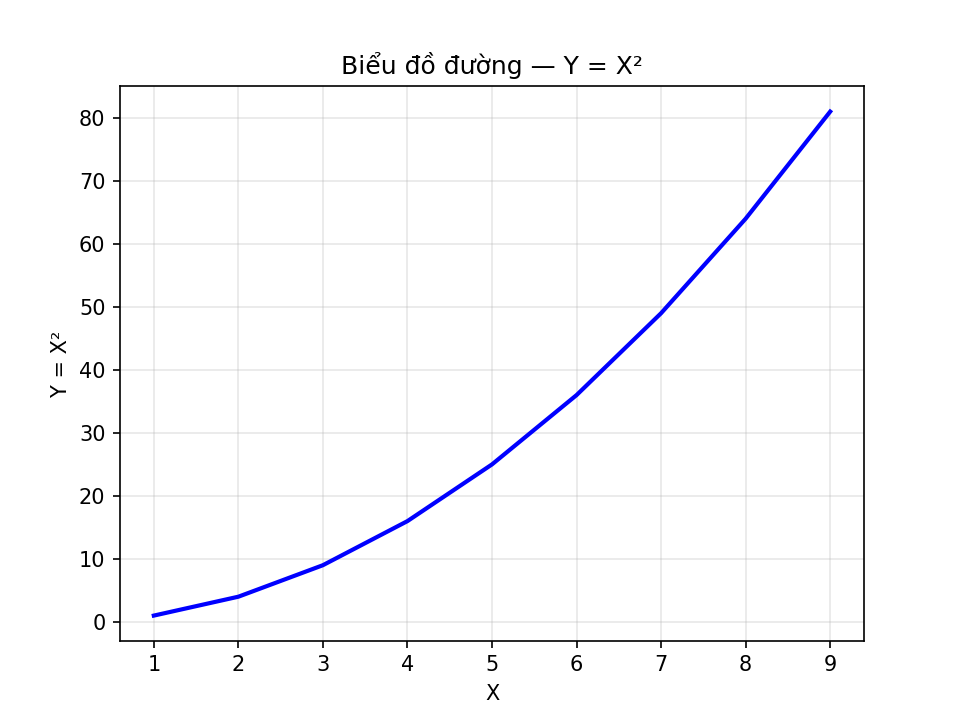

Here is the Python script that generated this plot:
import matplotlib
matplotlib.use('Agg')  # Backend headless cho QEMU
import matplotlib.pyplot as plt

# Dữ liệu x, y
data = {
    "x": list(range(1, 10)),
    "y": [i**2 for i in range(1, 10)]
}

# Vẽ biểu đồ đường
plt.plot(data['x'], data['y'], color='blue', linewidth=2)
plt.xlabel('X')
plt.ylabel('Y = X²')
plt.title('Biểu đồ đường — Y = X²')
plt.grid(True, alpha=0.3)
plt.savefig('plt_1.png', dpi=150)
print('Saved: plt_1.png')
